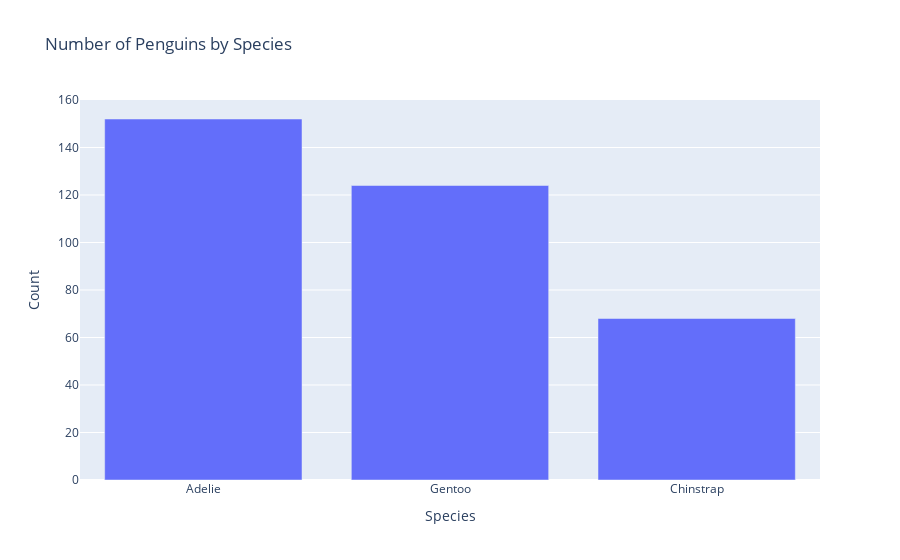

Notebook cell for this chart:
### Code cell
fig = px.bar(penguins_df['species'].value_counts().reset_index(), 
             x='species', 
             y='count',
             title='Number of Penguins by Species')
fig.update_layout(xaxis_title='Species', yaxis_title='Count')

### Figure 1 — Plotly figure (JSON) as saved in the notebook; plotly's stock layout.template omitted (floating-point values rounded to 4 significant figures)
{"data": [{"hovertemplate": "species=%{x}<br>count=%{y}<extra></extra>", "legendgroup": "", "marker": {"color": "#636efa", "pattern": {"shape": ""}}, "name": "", "orientation": "v", "showlegend": false, "textposition": "auto", "type": "bar", "x": ["Adelie", "Gentoo", "Chinstrap"], "xaxis": "x", "y": [152, 124, 68], "yaxis": "y"}], "layout": {"barmode": "relative", "legend": {"tracegroupgap": 0}, "title": {"text": "Number of Penguins by Species"}, "xaxis": {"anchor": "y", "domain": [0, 1], "title": {"text": "Species"}}, "yaxis": {"anchor": "x", "domain": [0, 1], "title": {"text": "Count"}}}}
